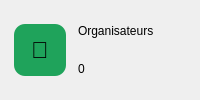
                   <widget class="QFrame" name="carteActifs">
                    <property name="carte" stdset="0">
                     <bool>true</bool>
                    </property>
                    <layout class="QHBoxLayout" name="dispositionActifs" stretch="0,1">
                     <property name="spacing">
                      <number>12</number>
                     </property>
                     <property name="leftMargin">
                      <number>14</number>
                     </property>
                     <property name="topMargin">
                      <number>12</number>
                     </property>
                     <property name="rightMargin">
                      <number>14</number>
                     </property>
                     <property name="bottomMargin">
                      <number>12</number>
                     </property>
                     <item>
                      <widget class="QLabel" name="pictoActifs">
                       <property name="minimumSize">
                        <size>
                         <width>52</width>
                         <height>52</height>
                        </size>
                       </property>
                       <property name="maximumSize">
                        <size>
                         <width>52</width>
                         <height>52</height>
                        </size>
                       </property>
                       <property name="styleSheet">
                        <string notr="true">background:#1fa35b;border-radius:11px;font-size:17pt;</string>
                       </property>
                       <property name="text">
                        <string>👔</string>
                       </property>
                       <property name="alignment">
                        <set>Qt::AlignCenter</set>
                       </property>
                      </widget>
                     </item>
                     <item>
                      <layout class="QVBoxLayout" name="textesActifs">
                       <property name="spacing">
                        <number>0</number>
                       </property>
                       <item>
                        <widget class="QLabel" name="libelleActifs">
                         <property name="texte" stdset="0">
                          <string notr="true">discret</string>
                         </property>
                         <property name="text">
                          <string>Organisateurs</string>
                         </property>
                        </widget>
                       </item>
                       <item>
                        <widget class="QLabel" name="kpiActifs">
                         <property name="texte" stdset="0">
                          <string notr="true">kpi</string>
                         </property>
                         <property name="text">
                          <string>0</string>
                         </property>
                        </widget>
                       </item>
                      </layout>
                     </item>
                    </layout>
                   </widget>
